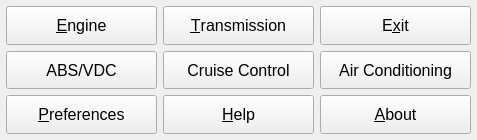
<?xml version="1.0" encoding="UTF-8"?>
<ui version="4.0">
 <class>FreeSSM_MainWindow</class>
 <widget class="QMainWindow" name="FreeSSM_MainWindow">
  <property name="geometry">
   <rect>
    <x>0</x>
    <y>0</y>
    <width>477</width>
    <height>140</height>
   </rect>
  </property>
  <property name="sizePolicy">
   <sizepolicy hsizetype="Expanding" vsizetype="Expanding">
    <horstretch>0</horstretch>
    <verstretch>0</verstretch>
   </sizepolicy>
  </property>
  <property name="minimumSize">
   <size>
    <width>0</width>
    <height>0</height>
   </size>
  </property>
  <property name="maximumSize">
   <size>
    <width>16777215</width>
    <height>16777215</height>
   </size>
  </property>
  <property name="font">
   <font>
    <family>Liberation Sans</family>
   </font>
  </property>
  <property name="toolButtonStyle">
   <enum>Qt::ToolButtonIconOnly</enum>
  </property>
  <widget class="QWidget" name="centralwidget">
   <property name="sizePolicy">
    <sizepolicy hsizetype="Expanding" vsizetype="Expanding">
     <horstretch>0</horstretch>
     <verstretch>0</verstretch>
    </sizepolicy>
   </property>
   <layout class="QGridLayout" name="gridLayout_2">
    <property name="leftMargin">
     <number>6</number>
    </property>
    <property name="topMargin">
     <number>6</number>
    </property>
    <property name="rightMargin">
     <number>6</number>
    </property>
    <property name="bottomMargin">
     <number>6</number>
    </property>
    <item row="0" column="0">
     <layout class="QGridLayout" name="gridLayout">
      <property name="sizeConstraint">
       <enum>QLayout::SetDefaultConstraint</enum>
      </property>
      <property name="spacing">
       <number>6</number>
      </property>
      <item row="0" column="2">
       <widget class="QPushButton" name="exit_pushButton">
        <property name="sizePolicy">
         <sizepolicy hsizetype="Expanding" vsizetype="Expanding">
          <horstretch>0</horstretch>
          <verstretch>0</verstretch>
         </sizepolicy>
        </property>
        <property name="font">
         <font>
          <pointsize>12</pointsize>
          <weight>50</weight>
          <bold>false</bold>
         </font>
        </property>
        <property name="cursor">
         <cursorShape>PointingHandCursor</cursorShape>
        </property>
        <property name="layoutDirection">
         <enum>Qt::LeftToRight</enum>
        </property>
        <property name="autoFillBackground">
         <bool>false</bool>
        </property>
        <property name="text">
         <string>E&amp;xit</string>
        </property>
        <property name="icon">
         <iconset resource="../../resources/FreeSSM.qrc">
          <normaloff>:/icons/oxygen/32x32/system-shutdown.png</normaloff>:/icons/oxygen/32x32/system-shutdown.png</iconset>
        </property>
        <property name="iconSize">
         <size>
          <width>32</width>
          <height>32</height>
         </size>
        </property>
        <property name="autoDefault">
         <bool>false</bool>
        </property>
        <property name="default">
         <bool>false</bool>
        </property>
        <property name="flat">
         <bool>false</bool>
        </property>
       </widget>
      </item>
      <item row="1" column="1">
       <widget class="QPushButton" name="cruisecontrol_pushButton">
        <property name="enabled">
         <bool>true</bool>
        </property>
        <property name="sizePolicy">
         <sizepolicy hsizetype="Expanding" vsizetype="Expanding">
          <horstretch>0</horstretch>
          <verstretch>0</verstretch>
         </sizepolicy>
        </property>
        <property name="font">
         <font>
          <pointsize>12</pointsize>
          <weight>50</weight>
          <bold>false</bold>
         </font>
        </property>
        <property name="cursor">
         <cursorShape>PointingHandCursor</cursorShape>
        </property>
        <property name="text">
         <string>Cruise Control</string>
        </property>
        <property name="icon">
         <iconset resource="../../resources/FreeSSM.qrc">
          <normaloff>:/icons/freessm/64x64/CruiseControl.png</normaloff>:/icons/freessm/64x64/CruiseControl.png</iconset>
        </property>
        <property name="iconSize">
         <size>
          <width>32</width>
          <height>32</height>
         </size>
        </property>
       </widget>
      </item>
      <item row="2" column="0">
       <widget class="QPushButton" name="preferences_pushButton">
        <property name="sizePolicy">
         <sizepolicy hsizetype="Expanding" vsizetype="Expanding">
          <horstretch>0</horstretch>
          <verstretch>0</verstretch>
         </sizepolicy>
        </property>
        <property name="font">
         <font>
          <pointsize>12</pointsize>
          <weight>50</weight>
          <bold>false</bold>
         </font>
        </property>
        <property name="cursor">
         <cursorShape>PointingHandCursor</cursorShape>
        </property>
        <property name="text">
         <string>&amp;Preferences</string>
        </property>
        <property name="icon">
         <iconset resource="../../resources/FreeSSM.qrc">
          <normaloff>:/icons/oxygen/32x32/preferences-system.png</normaloff>:/icons/oxygen/32x32/preferences-system.png</iconset>
        </property>
        <property name="iconSize">
         <size>
          <width>32</width>
          <height>32</height>
         </size>
        </property>
       </widget>
      </item>
      <item row="2" column="1">
       <widget class="QPushButton" name="help_pushButton">
        <property name="sizePolicy">
         <sizepolicy hsizetype="Expanding" vsizetype="Expanding">
          <horstretch>0</horstretch>
          <verstretch>0</verstretch>
         </sizepolicy>
        </property>
        <property name="font">
         <font>
          <pointsize>12</pointsize>
          <weight>50</weight>
          <bold>false</bold>
         </font>
        </property>
        <property name="cursor">
         <cursorShape>PointingHandCursor</cursorShape>
        </property>
        <property name="text">
         <string>&amp;Help</string>
        </property>
        <property name="icon">
         <iconset resource="../../resources/FreeSSM.qrc">
          <normaloff>:/icons/oxygen/32x32/help-browser.png</normaloff>:/icons/oxygen/32x32/help-browser.png</iconset>
        </property>
        <property name="iconSize">
         <size>
          <width>32</width>
          <height>32</height>
         </size>
        </property>
       </widget>
      </item>
      <item row="1" column="0">
       <widget class="QPushButton" name="absvdc_pushButton">
        <property name="sizePolicy">
         <sizepolicy hsizetype="Expanding" vsizetype="Expanding">
          <horstretch>0</horstretch>
          <verstretch>0</verstretch>
         </sizepolicy>
        </property>
        <property name="font">
         <font>
          <pointsize>12</pointsize>
          <weight>50</weight>
          <bold>false</bold>
         </font>
        </property>
        <property name="cursor">
         <cursorShape>PointingHandCursor</cursorShape>
        </property>
        <property name="text">
         <string>ABS/VDC</string>
        </property>
        <property name="icon">
         <iconset resource="../../resources/FreeSSM.qrc">
          <normaloff>:/icons/freessm/64x64/ABS.png</normaloff>:/icons/freessm/64x64/ABS.png</iconset>
        </property>
        <property name="iconSize">
         <size>
          <width>32</width>
          <height>32</height>
         </size>
        </property>
       </widget>
      </item>
      <item row="0" column="1">
       <widget class="QPushButton" name="transmission_pushButton">
        <property name="sizePolicy">
         <sizepolicy hsizetype="Expanding" vsizetype="Expanding">
          <horstretch>0</horstretch>
          <verstretch>0</verstretch>
         </sizepolicy>
        </property>
        <property name="font">
         <font>
          <pointsize>12</pointsize>
          <weight>50</weight>
          <bold>false</bold>
         </font>
        </property>
        <property name="cursor">
         <cursorShape>PointingHandCursor</cursorShape>
        </property>
        <property name="text">
         <string>&amp;Transmission</string>
        </property>
        <property name="icon">
         <iconset resource="../../resources/FreeSSM.qrc">
          <normaloff>:/icons/freessm/64x64/Transmission.png</normaloff>:/icons/freessm/64x64/Transmission.png</iconset>
        </property>
        <property name="iconSize">
         <size>
          <width>32</width>
          <height>32</height>
         </size>
        </property>
       </widget>
      </item>
      <item row="1" column="2">
       <widget class="QPushButton" name="aircon_pushButton">
        <property name="sizePolicy">
         <sizepolicy hsizetype="Expanding" vsizetype="Expanding">
          <horstretch>0</horstretch>
          <verstretch>0</verstretch>
         </sizepolicy>
        </property>
        <property name="font">
         <font>
          <pointsize>12</pointsize>
          <weight>50</weight>
          <bold>false</bold>
         </font>
        </property>
        <property name="cursor">
         <cursorShape>PointingHandCursor</cursorShape>
        </property>
        <property name="text">
         <string>Air Conditioning</string>
        </property>
        <property name="icon">
         <iconset resource="../../resources/FreeSSM.qrc">
          <normaloff>:/icons/freessm/64x64/AirCon.png</normaloff>:/icons/freessm/64x64/AirCon.png</iconset>
        </property>
        <property name="iconSize">
         <size>
          <width>32</width>
          <height>32</height>
         </size>
        </property>
        <property name="flat">
         <bool>false</bool>
        </property>
       </widget>
      </item>
      <item row="2" column="2">
       <widget class="QPushButton" name="about_pushButton">
        <property name="sizePolicy">
         <sizepolicy hsizetype="Expanding" vsizetype="Expanding">
          <horstretch>0</horstretch>
          <verstretch>0</verstretch>
         </sizepolicy>
        </property>
        <property name="font">
         <font>
          <pointsize>12</pointsize>
          <weight>50</weight>
          <bold>false</bold>
         </font>
        </property>
        <property name="cursor">
         <cursorShape>PointingHandCursor</cursorShape>
        </property>
        <property name="text">
         <string>&amp;About</string>
        </property>
        <property name="icon">
         <iconset resource="../../resources/FreeSSM.qrc">
          <normaloff>:/icons/oxygen/32x32/help-about.png</normaloff>:/icons/oxygen/32x32/help-about.png</iconset>
        </property>
        <property name="iconSize">
         <size>
          <width>32</width>
          <height>32</height>
         </size>
        </property>
       </widget>
      </item>
      <item row="0" column="0">
       <widget class="QPushButton" name="engine_pushButton">
        <property name="sizePolicy">
         <sizepolicy hsizetype="Expanding" vsizetype="Expanding">
          <horstretch>0</horstretch>
          <verstretch>0</verstretch>
         </sizepolicy>
        </property>
        <property name="font">
         <font>
          <pointsize>12</pointsize>
          <weight>50</weight>
          <bold>false</bold>
         </font>
        </property>
        <property name="cursor">
         <cursorShape>PointingHandCursor</cursorShape>
        </property>
        <property name="layoutDirection">
         <enum>Qt::LeftToRight</enum>
        </property>
        <property name="text">
         <string>&amp;Engine</string>
        </property>
        <property name="icon">
         <iconset resource="../../resources/FreeSSM.qrc">
          <normaloff>:/icons/freessm/64x64/Engine.png</normaloff>:/icons/freessm/64x64/Engine.png</iconset>
        </property>
        <property name="iconSize">
         <size>
          <width>32</width>
          <height>32</height>
         </size>
        </property>
       </widget>
      </item>
     </layout>
    </item>
   </layout>
  </widget>
 </widget>
 <tabstops>
  <tabstop>preferences_pushButton</tabstop>
  <tabstop>help_pushButton</tabstop>
  <tabstop>about_pushButton</tabstop>
  <tabstop>exit_pushButton</tabstop>
 </tabstops>
 <resources>
  <include location="../../resources/FreeSSM.qrc"/>
 </resources>
 <connections/>
</ui>
